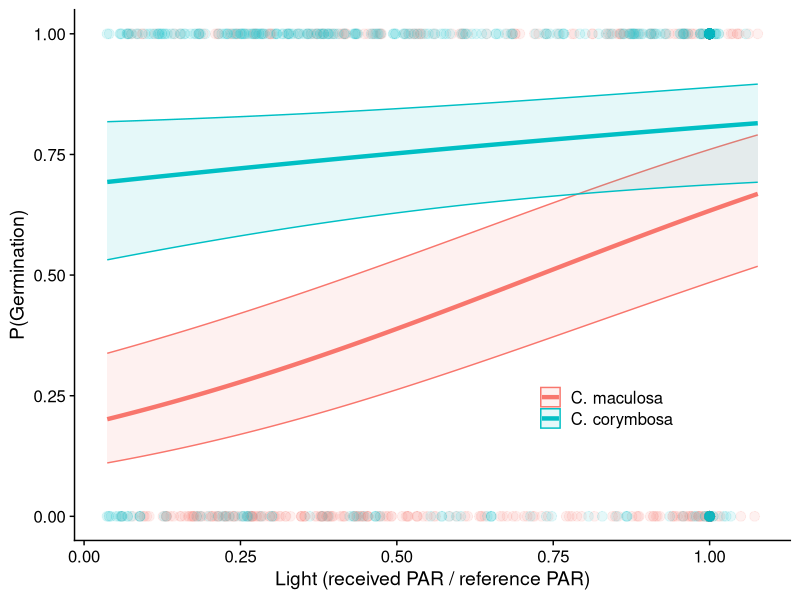
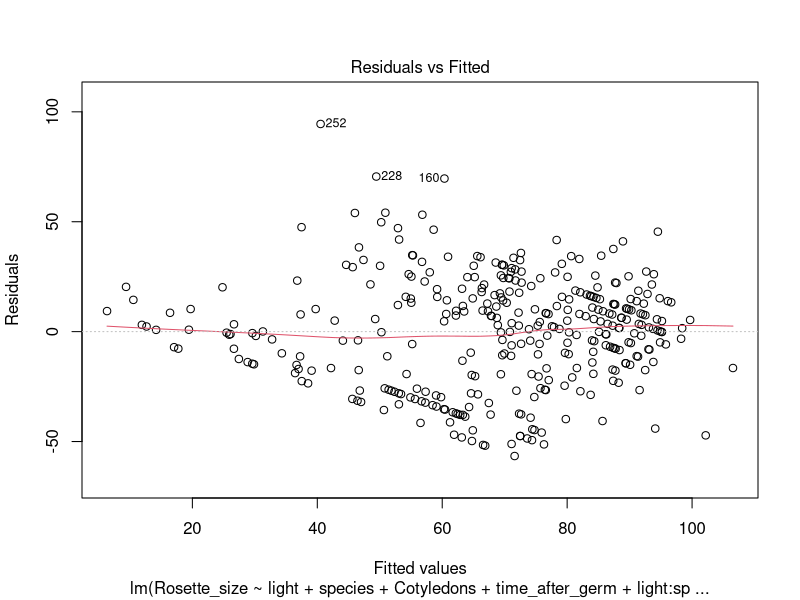
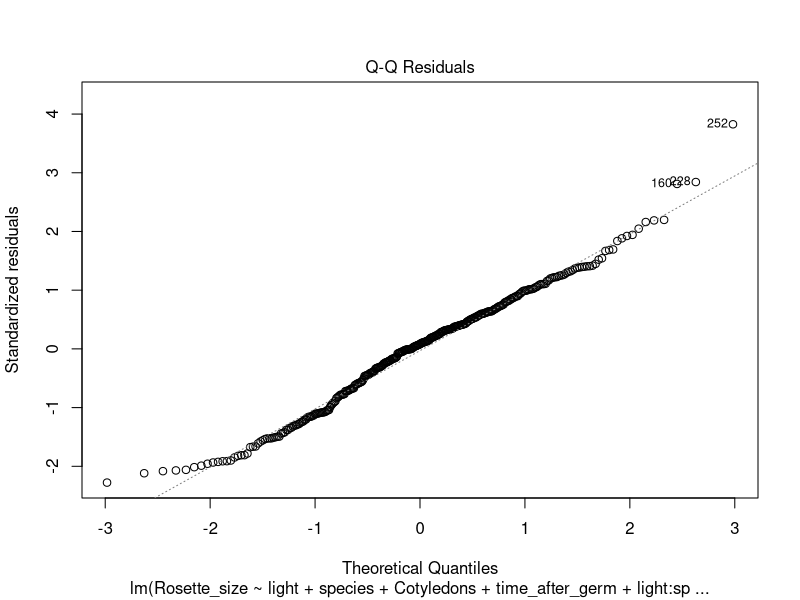
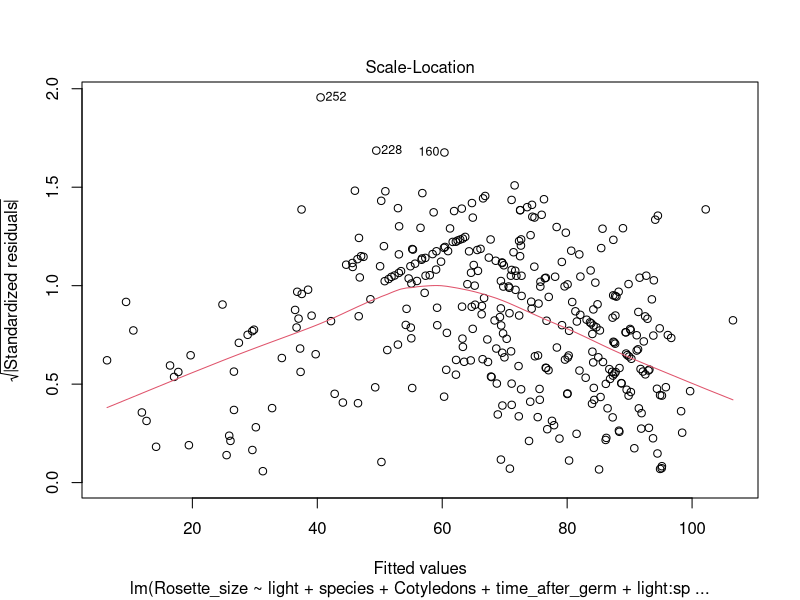
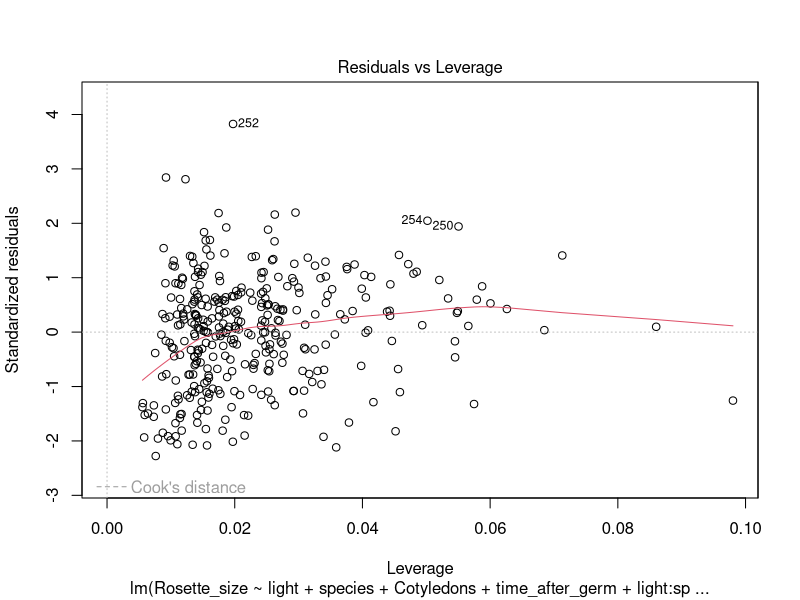
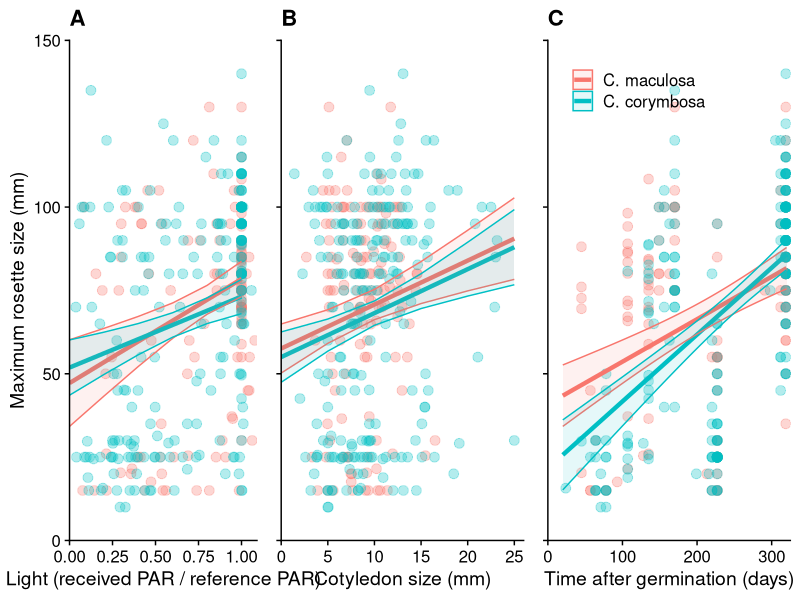

Generate these figures, in order, with R:
## ---- chunk 1
knitr::opts_chunk$set(echo = TRUE)
## ---- chunk 2
library(ggeffects)
library(gridExtra)
library(cowplot)
library(lme4)
library(tidyverse)

## ---- chunk 3
data <- read_tsv("donnees_centauree.csv")

data <- data %>%
    mutate(light = PAR/reference) %>%
    rename("species" = "espece",
           "population" = "pop")

data$species <- factor(data$species, levels = c("mac", "cor"))

head(data)
## ---- chunk 4

didnotgerm <- data %>%
  filter(is.na(Date_de_germination)) %>%
  mutate(Date_de_germination = 0)

didgerm <- data %>%
  filter(!is.na(Date_de_germination)) %>%
  mutate(Date_de_germination = 1)

germ_data <- full_join(didnotgerm, didgerm) %>%
  rename("germination" = "Date_de_germination") %>%
  select(-c(Cotyledons:reference))

rm(didnotgerm, didgerm)

head(germ_data)

rosette_data <- data %>%
    rename("2005-12-01" = "Taille_Dec_05",
         "2006-02-01" = "Taille_Fev_06",
         "2006-03-01" = "Taille_Mars_06",
         "2006-06-01" = "Taille_Juin_06",
         "2006-09-01" = "Taille_Sept_06") %>%
  gather(key = "Date", 
         value = "Rosette_size", 
         "2005-12-01":"2006-09-01") %>%
  select(-c(traitement:reference)) %>%
  group_by(Plante) %>%
  filter(Rosette_size == max(Rosette_size),
         Rosette_size > 0) %>%
  distinct(Plante, .keep_all = TRUE)

rosette_data$Date_de_germination <- as.Date(rosette_data$Date_de_germination, format = "%d/%m/%Y")
rosette_data$Date <- as.Date(rosette_data$Date, format = "%Y-%m-%d")

rosette_data <- rosette_data %>%
  mutate(time_after_germ = difftime(Date, Date_de_germination, units = "days")) %>%
  filter(time_after_germ > 0)

rosette_data$time_after_germ <- as.numeric(rosette_data$time_after_germ)
  
rm(data)

head(rosette_data)
  
## ---- chunk 5

germ_mod <- glmer(germination~light*species+(1|species:population), data = germ_data, family = "binomial")

summary(germ_mod)

germ_pred <- ggpredict(germ_mod, terms = c("light [all]", "species"), type = "fixed") %>%
  rename("species" = "group")

germ_pred$species <- recode_factor(germ_pred$species, mac = "C. maculosa", cor = "C. corymbosa")

ggplot(data = germ_data,
       aes(x = light, y = germination)) +
  geom_point(data = germ_data %>%
               filter(species == "mac"),
             aes(x = light, y = germination),
             size = 3, alpha = 0.1, colour = "#F8766D") +
  geom_point(data = germ_data %>%
               filter(species == "cor"),
             aes(x = light, y = germination),
             size = 3, alpha = 0.1, colour = "#00BFC4") +
  geom_line(data = germ_pred,
            aes(y = predicted, x = x, colour = species),
            size = 1.5) +
  geom_ribbon(data = germ_pred, 
              aes(y = predicted, x = x, ymin = conf.low, ymax = conf.high, colour = species, fill = species),
              alpha = 0.1) +
  labs(y = "P(Germination)",
       x = "Light (received PAR / reference PAR)") +
  scale_x_continuous(breaks = c(0,0.25,0.5,0.75,1)) +
  theme_cowplot() +
  theme(legend.position = c(0.65,0.25),
        legend.title = element_blank())

rm(germ_pred, germ_mod)
## ---- chunk 6

lm1 <- lm(Rosette_size~light*species*Cotyledons*time_after_germ, data = rosette_data)
summary(lm1)
lm2 <- update(lm1, .~. -light:species:Cotyledons:time_after_germ) # remove 4 way int
summary(lm2)
lm3 <- update(lm2, .~. -species:Cotyledons:time_after_germ) # remove non sig 3 way int
summary(lm3)
lm4 <- update(lm3, .~. -light:Cotyledons:time_after_germ) # remove non sig 3 way
summary(lm4)
lm5 <- update(lm4, .~. -light:species:Cotyledons)
summary(lm5)
lm6 <- update(lm5, .~. -Cotyledons:time_after_germ)
summary(lm6)
lm7 <- update(lm6, .~. -species:time_after_germ)
summary(lm7)
lm8 <- update(lm7, .~. -species:Cotyledons)
summary(lm8)
lm9 <- update(lm8, .~. -light:Cotyledons)
summary(lm9) # min. ad. mod.

plot(lm9)

rm(lm1,lm2,lm3,lm4,lm5,lm6,lm7,lm8)

## ---- chunk 7
rosette_pred1 <- ggpredict(lm9, terms = c("light", "species"),type = "fixed") %>%
  rename("species" = "group")

rosette_pred2 <- ggpredict(lm9, terms = c("Cotyledons", "species"),type = "fixed") %>%
  rename("species" = "group")

rosette_pred3 <- ggpredict(lm9, terms = c("time_after_germ", "species"),type = "fixed") %>%
  rename("species" = "group")

rosette_pred1$species <- recode_factor(rosette_pred1$species, mac = "C. maculosa", cor = "C. corymbosa")
rosette_pred2$species <- recode_factor(rosette_pred2$species, mac = "C. maculosa", cor = "C. corymbosa")
rosette_pred3$species <- recode_factor(rosette_pred3$species, mac = "C. maculosa", cor = "C. corymbosa")

A <- ggplot(data = rosette_data,
             aes(x = light, y = Rosette_size)) +
  geom_point(data = rosette_data %>%
               filter(species == "mac"),
             aes(x = light, y = Rosette_size),
             size = 3, alpha = 0.3, colour = "#F8766D") +
  geom_point(data = rosette_data %>%
               filter(species == "cor"),
             aes(x = light, y = Rosette_size),
             size = 3, alpha = 0.3, colour = "#00BFC4") +
  geom_line(data = rosette_pred1,
            aes(y = predicted, x = x, colour = species),
            size = 1.5) +
  geom_ribbon(data = rosette_pred1,
              aes(y = predicted, x = x, ymin = conf.low, ymax = conf.high, colour = species, fill = species),
              alpha = 0.1) +
  labs(y = "Maximum rosette size (mm)",
       x = "Light (received PAR / reference PAR)",
       title = "A") +
  scale_x_continuous(expand = c(0, 0), limits = c(0,1.09)) + 
  scale_y_continuous(expand = c(0, 0), limits = c(0,150)) +
  theme_cowplot()+
  theme(legend.position = "none")

B <- ggplot(data = rosette_data,
             aes(x = Cotyledons, y = Rosette_size)) +
  geom_point(data = rosette_data %>%
               filter(species == "mac"),
             aes(x = Cotyledons, y = Rosette_size),
             size = 3, alpha = 0.3, colour = "#F8766D") +
  geom_point(data = rosette_data %>%
               filter(species == "cor"),
             aes(x = Cotyledons, y = Rosette_size),
             size = 3, alpha = 0.3, colour = "#00BFC4") +
  geom_line(data = rosette_pred2,
            aes(y = predicted, x = x, colour = species),
            size = 1.5) +
  geom_ribbon(data = rosette_pred2,
              aes(y = predicted, x = x, ymin = conf.low, ymax = conf.high, colour = species, fill = species),
              alpha = 0.1) +
  labs(y = "Maximum rosette size (mm)",
       x = "Cotyledon size (mm)",
       title = "B") +
  scale_x_continuous(expand = c(0, 0), limits = c(0,26)) + 
  scale_y_continuous(expand = c(0, 0), limits = c(0,150)) +
  theme_cowplot() +
  theme(axis.title.y=element_blank(),
        axis.text.y=element_blank(),
        legend.position = "none",
        legend.title = element_blank())

C <- ggplot(data = rosette_data,
             aes(x = time_after_germ, y = Rosette_size)) +
  geom_point(data = rosette_data %>%
               filter(species == "mac"),
             aes(x = time_after_germ, y = Rosette_size),
             size = 3, alpha = 0.3, colour = "#F8766D") +
  geom_point(data = rosette_data %>%
               filter(species == "cor"),
             aes(x = time_after_germ, y = Rosette_size),
             size = 3, alpha = 0.3, colour = "#00BFC4") +
  geom_line(data = rosette_pred3,
            aes(y = predicted, x = x, colour = species),
            size = 1.5) +
  geom_ribbon(data = rosette_pred3,
              aes(y = predicted, x = x, ymin = conf.low, ymax = conf.high, colour = species, fill = species),
              alpha = 0.1) +
  labs(y = "Maximum rosette size (mm)",
       x = "Time after germination (days)",
       title = "C") +
  scale_x_continuous(expand = c(0, 0), limits = c(0,325)) + 
  scale_y_continuous(expand = c(0, 0), limits = c(0,150)) +
  theme_cowplot() +
  theme(axis.title.y=element_blank(),
        axis.text.y=element_blank(),
        legend.position = c(0.1,0.9),
        legend.title = element_blank())

grid.arrange(A,B,C, ncol = 3, nrow = 1)

rm(A, B, C, rosette_mod, rosette_pred1, rosette_pred2, rosette_pred3)
